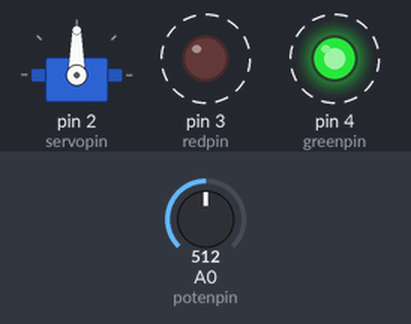
The sketch below on a simulated Arduino Uno, built with avr-gcc and run on an emulated ATmega328P. On the bench: servo, output pins drawn as LEDs (lit = HIGH). Dashed ring = blinking. The inputs (shaded band) are chosen by the test bench; at power-on: A0 (potenpin) = 512. What the sketch prints to the serial monitor is not drawn.

Above: at 0.83 s.
1.3 s: A0 (potenpin) set to 245
At 1.49 s:
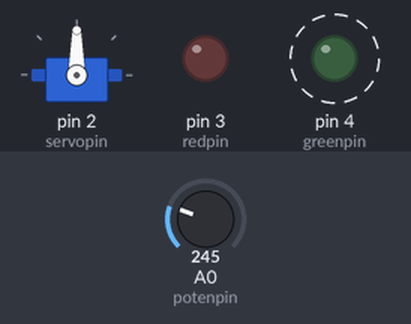
4.3 s: A0 (potenpin) set to 177
At 4.9 s:
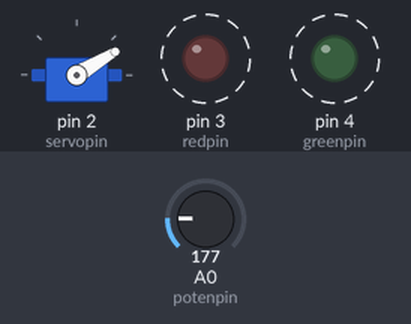
7.3 s: A0 (potenpin) set to 168
At 8.3 s:
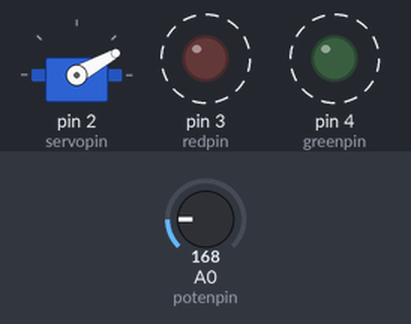
10.3 s: A0 (potenpin) set to 121
At 10.62 s:
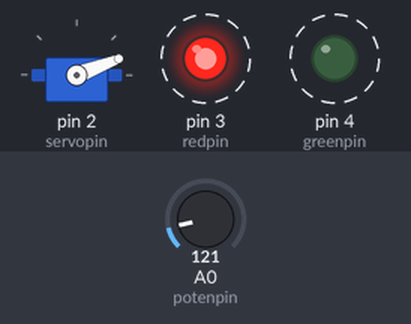
13.3 s: A0 (potenpin) set to 120
16.3 s: A0 (potenpin) set to 0
At 17.1 s:
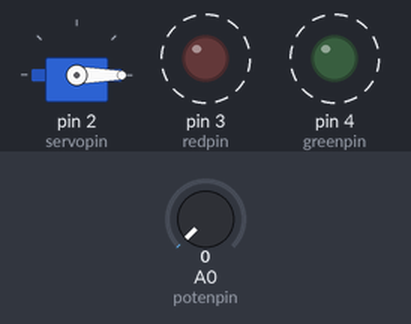
Timing chart, 0 to 66.8 s (numbered marks = the images above; inputs shaded):
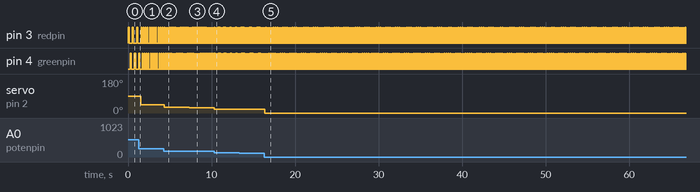

Measured:
- after the input at 1.3 s, pin 3 (redpin): alternates HIGH for 0.06 s and LOW for 0.19 s, starting after 0.32 s; pin 4 (greenpin): alternates HIGH for 0.06 s and LOW for 0.19 s, starting after 0.38 s; servo on pin 2 (servopin): 90° → 43° after 0.25 s
- after the input at 4.3 s, pin 3 (redpin): alternates HIGH for 0.04 s and LOW for 0.14 s, starting after 0.26 s; pin 4 (greenpin): alternates HIGH for 0.04 s and LOW for 0.14 s, starting after 0.20 s; servo on pin 2 (servopin): 43° → 31° after 0.06 s
- after the input at 7.3 s, servo on pin 2 (servopin): 31° → 29° after 0.06 s
- after the input at 10.3 s, pin 3 (redpin): alternates HIGH for 0.03 s and LOW for 0.10 s, starting after 0.18 s; pin 4 (greenpin): alternates HIGH for 0.03 s and LOW for 0.10 s, starting after 0.24 s; servo on pin 2 (servopin): 29° → 21° at once
- after the input at 16.3 s, pin 3 (redpin): alternates HIGH for 0.01 s and LOW for 0.07 s, starting after 0.06 s; pin 4 (greenpin): alternates HIGH for 0.01 s and LOW for 0.07 s, starting after 0.17 s; servo on pin 2 (servopin): 21° → 0° after 0.06 s
- by itself, pin 3 (redpin), pin 4 (greenpin): alternates HIGH for 0.13 s and LOW for 0.39 s

The sketch:

aduino_servo_Prob3.ino
```cpp
#include<Servo.h>  //  서보모터를 쓰기위한 헤더파일 선언

#define MIN_ANALOG  0
#define MAX_ANALOG  1023
#define MIN_PMW 0
#define MAX_PMW 255
#define MIN_ANGLE 0
#define MAX_ANGLE 180
#define ARRY_NUM  2
            //  매크로함수 선언


  int servopin = 2;
  int potenpin = A0;
  int blinkDelay = 0;
  int ndelay = 10;

  int pin_arr[ARRY_NUM] = {3, 4}; //  핀번호 배열 요소 선언
  int *ppin_arr = pin_arr;  //  포인터에 배열 요소 대입

  Servo my_servo; //  my_servo 변수 선언

void setup()
{
  for(int i = 0; i < 2; i++)
  {
    pinMode(*(ppin_arr + i), OUTPUT); //  포인터로 뽑아낸 핀 번호에 +1을하여 출력모드로 선언
  }

  my_servo.attach(servopin);  //  서보핀 연결
  Serial.begin(9600);
}

void loop()
{
  int valservo = analogRead(potenpin);  //  아날로그 신호값을 저장
  int servoang = map(valservo, MIN_ANALOG, MAX_ANALOG, MIN_ANGLE,MAX_ANGLE);
  // 크기 값을 변환

     while(1)
    {

       if(servoang<=MAX_ANGLE)  //  서보각이 180도 이하라면
      {
        led_blink();  //  LED가 깜빡이는 속도를 조절하는 함수 호출
        servo_angle();  //  서보모터의 각을 변화시키는 함수 호출

        break;
      }

    }

 }

void led_blink()
{
  int LedBlink = analogRead(potenpin);
  int redpin = 3;
  int greenpin = 4;

  blinkDelay = map(LedBlink,MIN_ANALOG,MAX_ANALOG,MIN_PMW,MAX_PMW);
    //  크기값 변환
   Serial.print("RedLED:ON\n");
   digitalWrite(redpin, HIGH);  //  빨간핀에 5V 전압을 보냄
   delay(blinkDelay);  // 깜빡이는 지연시간 설정

   Serial.print("RedLED:OFF\n");
   digitalWrite(redpin, LOW); // 빨간핀에 0V 전압을 보냄
   delay(blinkDelay);

   Serial.print("GreenLED:ON\n");
   digitalWrite(greenpin, HIGH);
   delay(blinkDelay);

   Serial.print("GreenLED:OFF\n");
   digitalWrite(greenpin, LOW);
   delay(blinkDelay);
}

void servo_angle()
{
  int valservo = analogRead(potenpin);  //  potenpin 단자에 측정되는 아날로그 신호값 저장
  int servoang = map(valservo, MIN_ANALOG, MAX_ANALOG, MIN_ANGLE,MAX_ANGLE);
    // 크기값 변환

      Serial.print("ServoAnalog : ");
      Serial.println(valservo); //  모니터에 아날로그로 읽은 potenpin 값을 출력하고 줄바꿈
      Serial.print("ServoAng : ");
      Serial.println(servoang);
      Serial.print("\n");

      my_servo.write(servoang); //  서보모터의 각을 변환
      delay(ndelay);
}
```
